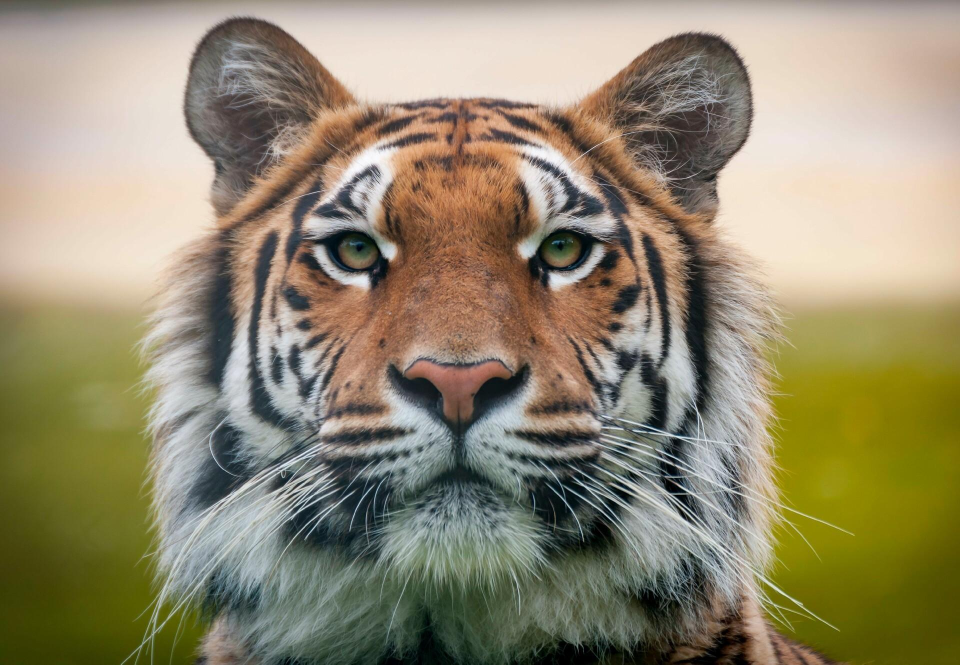
#> input picture tiger/tiger.jpg, 1920 x 1329 px (shown at 1/2 size)
$ jupyter execute --allow-errors tiger_ex.ipynb   (shell and % lines are left out)
#> lines starting #> are read from the running program, lines starting #| are printed output that depends on the picture
[cell 1]
from skimage.io import imread, imshow, imsave

[cell 2]
img = imread('tiger.jpg')
#> img is the input picture: shape (1329, 1920, 3); mean R, G, B 146.4, 137.5, 111.2

[cell 3]
imshow(img)

[cell 4]
img.shape
#> Out = (1329, 1920, 3)

[cell 5]
for i in range(img.shape[0]):
    for j in range (img.shape[1]):
        for c in range(3):
            img[i,j,c]=int(255-img[i,j,c])
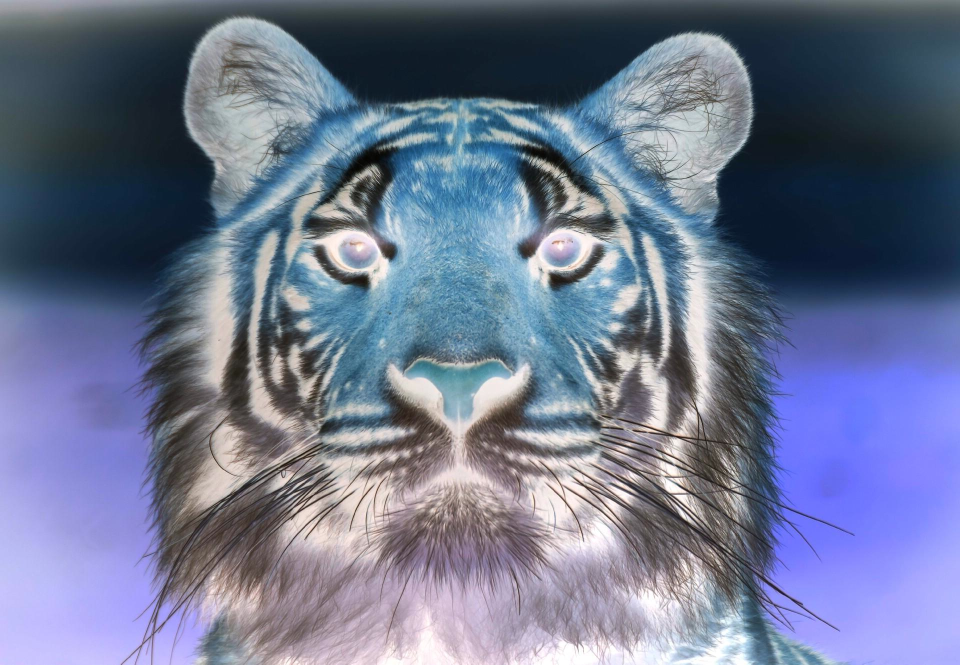
#> img: shape (1329, 1920, 3) (shown at 1/2 size); mean R, G, B 108.6, 117.5, 143.8

[cell 6]
imsave('tiger-inv.jpg', img)

[cell 7]
imshow('tiger-inv.jpg')

#> (a cell that did not finish here is left out)

#> (a cell that did not finish here is left out)

#> (a cell that did not finish here is left out)

#> (a cell that did not finish here is left out)

#> (a cell that did not finish here is left out)

[cell 13]
left=0
#> left = 0
while img[img.shape[0]//2][left][0]==81:
    left+=1
#> this loop made 0 passes
#> after the loop, left = 0
print(left)
#| 0
right = img.shape[1]-1
#> right = 1919
while img[img.shape[0]//2][right][1]==243:
    right-=1
#> after the loop, right = 1919
print(img.shape[1]-right)
#| 1
top=0
while img[top][img.shape[1]//2][1]==243:
    top+=1
#> after the loop, top = 0
print(top)
#| 0
bottom=img.shape[0]-1
#> bottom = 1328
while img[bottom][img.shape[1]//2][1]==243:
    bottom-=1
#> after the loop, bottom = 1328
print(left, top,img.shape[1]-right-1, img.shape[0]-bottom-1)
#| 0 0 0 0


$ run again, with module4/apple.png saved as tiger/tiger.jpg
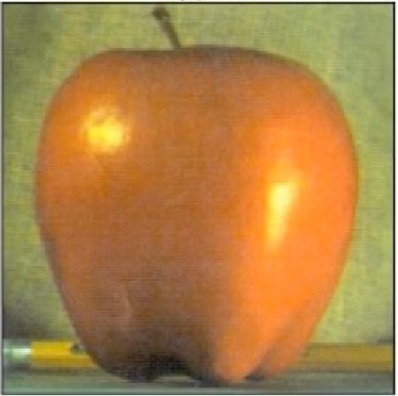
#> input picture module4/apple.png, 398 x 396 px
#> img is the input picture: shape (396, 398, 3); mean R, G, B 170.3, 129.8, 71.9
#> after the loop `for i in range(img.shape[0]):`:
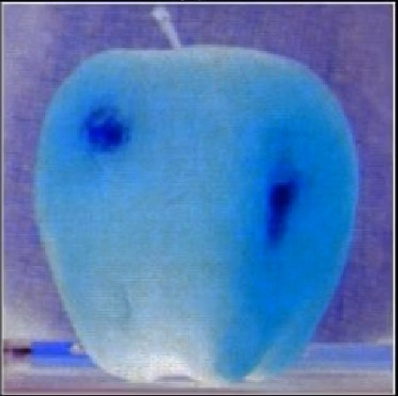
#> img: shape (396, 398, 3); mean R, G, B 84.7, 125.2, 183.1
#> `left=0`: left = 0
#| 0
#> after the loop `while img[img.shape[0]//2][right][1]==243:`: right = 397
#| 1
#> after the loop `while img[top][img.shape[1]//2][1]==243:`: top = 0
#| 0
#> after the loop `while img[bottom][img.shape[1]//2][1]==243:`: bottom = 395
#| 0 0 0 0
